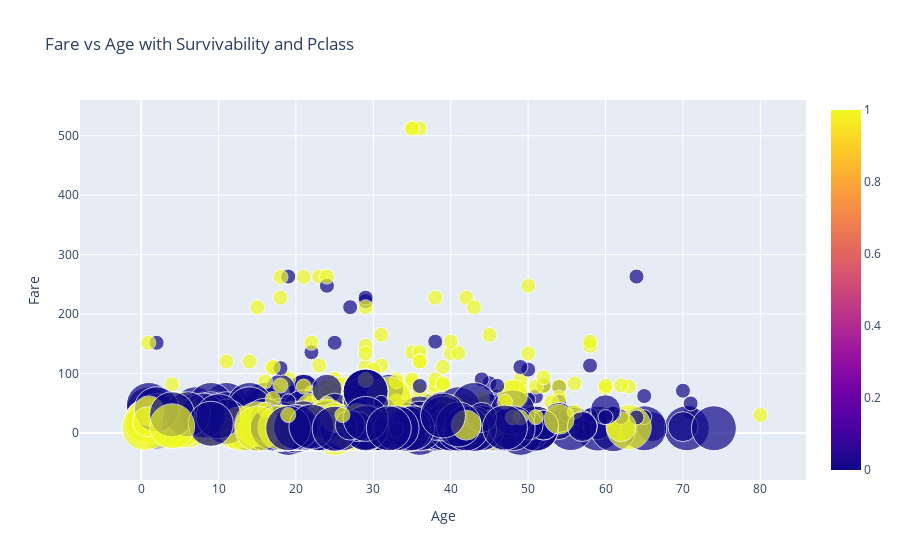

Source (notebook cell):
### Code cell
#defining data
data=[
    go.Scatter(x = titanic['Age'],y=titanic['Fare'],
               text=titanic['Pclass'],
                mode='markers',
               marker=dict(size=titanic['Pclass']*15, color=titanic['Survived'],showscale=True ),
               
                           
              )]
#defining layout
layout = go.Layout(title='Fare vs Age with Survivability and Pclass',xaxis=dict(title='Age'),yaxis=dict(title='Fare'),)
#defining figure and plotting
figure = go.Figure(data=data,layout=layout)
fig.update_layout(hovermode='x unified')
iplot(figure)

### Figure 1 — Plotly figure (JSON) as saved in the notebook; plotly's stock layout.template omitted (floating-point values rounded to 4 significant figures; data arrays with more than 128 entries replaced by an {"elided": "..."} marker saying what was removed)
{"data": [{"marker": {"color": {"elided": "891 int values"}, "showscale": true, "size": {"elided": "891 int values"}}, "mode": "markers", "text": {"elided": "891 int values"}, "type": "scatter", "x": {"elided": "891 mixed values"}, "y": {"elided": "891 float values"}}], "layout": {"title": {"text": "Fare vs Age with Survivability and Pclass"}, "xaxis": {"title": {"text": "Age"}}, "yaxis": {"title": {"text": "Fare"}}}}
